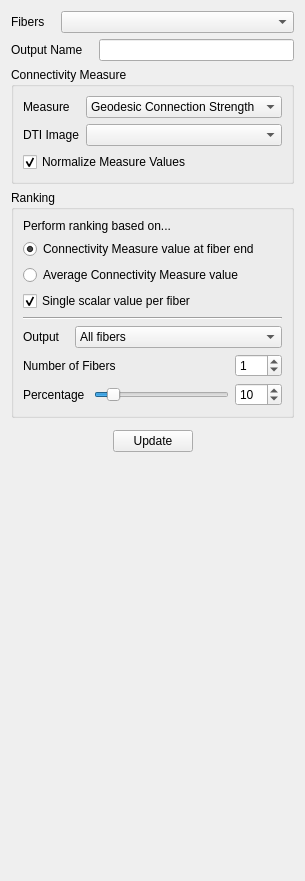
<?xml version="1.0" encoding="UTF-8"?>
<ui version="4.0">
 <class>ConnectivityMeasuresForm</class>
 <widget class="QWidget" name="ConnectivityMeasuresForm">
  <property name="geometry">
   <rect>
    <x>0</x>
    <y>0</y>
    <width>290</width>
    <height>881</height>
   </rect>
  </property>
  <property name="windowTitle">
   <string>Form</string>
  </property>
  <layout class="QVBoxLayout" name="verticalLayout_4">
   <item>
    <layout class="QHBoxLayout" name="inputHLayout">
     <item>
      <widget class="QLabel" name="inputLabel">
       <property name="sizePolicy">
        <sizepolicy hsizetype="Fixed" vsizetype="Preferred">
         <horstretch>0</horstretch>
         <verstretch>0</verstretch>
        </sizepolicy>
       </property>
       <property name="text">
        <string>Fibers   </string>
       </property>
      </widget>
     </item>
     <item>
      <widget class="QComboBox" name="inputCombo"/>
     </item>
    </layout>
   </item>
   <item>
    <layout class="QHBoxLayout" name="outputHLayout">
     <item>
      <widget class="QLabel" name="outputLabel">
       <property name="text">
        <string>Output Name   </string>
       </property>
      </widget>
     </item>
     <item>
      <widget class="QLineEdit" name="outputLineEdit"/>
     </item>
    </layout>
   </item>
   <item>
    <widget class="QGroupBox" name="measureGroup">
     <property name="title">
      <string>Connectivity Measure</string>
     </property>
     <layout class="QVBoxLayout" name="verticalLayout">
      <item>
       <layout class="QGridLayout" name="measureGLayout">
        <item row="0" column="0">
         <widget class="QLabel" name="measureLabel">
          <property name="sizePolicy">
           <sizepolicy hsizetype="Fixed" vsizetype="Preferred">
            <horstretch>0</horstretch>
            <verstretch>0</verstretch>
           </sizepolicy>
          </property>
          <property name="text">
           <string>Measure   </string>
          </property>
         </widget>
        </item>
        <item row="0" column="1">
         <widget class="QComboBox" name="measureCombo">
          <item>
           <property name="text">
            <string>Geodesic Connection Strength</string>
           </property>
          </item>
         </widget>
        </item>
        <item row="1" column="0">
         <widget class="QLabel" name="measureDTIImageLabel">
          <property name="text">
           <string>DTI Image</string>
          </property>
         </widget>
        </item>
        <item row="1" column="1">
         <widget class="QComboBox" name="measureDTIImageCombo"/>
        </item>
       </layout>
      </item>
      <item>
       <widget class="QCheckBox" name="normalizeCheck">
        <property name="text">
         <string>Normalize Measure Values</string>
        </property>
        <property name="checked">
         <bool>true</bool>
        </property>
       </widget>
      </item>
     </layout>
    </widget>
   </item>
   <item>
    <widget class="QGroupBox" name="rankGroup">
     <property name="title">
      <string>Ranking</string>
     </property>
     <layout class="QVBoxLayout" name="verticalLayout_2">
      <item>
       <widget class="QLabel" name="rankByLabel">
        <property name="text">
         <string>Perform ranking based on...</string>
        </property>
       </widget>
      </item>
      <item>
       <widget class="QRadioButton" name="rankByEndRadio">
        <property name="text">
         <string>Connectivity Measure value at fiber end</string>
        </property>
        <property name="checked">
         <bool>true</bool>
        </property>
       </widget>
      </item>
      <item>
       <widget class="QRadioButton" name="rankByAverageRadio">
        <property name="text">
         <string>Average Connectivity Measure value</string>
        </property>
       </widget>
      </item>
      <item>
       <widget class="QCheckBox" name="singleValueCheck">
        <property name="text">
         <string>Single scalar value per fiber</string>
        </property>
        <property name="checked">
         <bool>true</bool>
        </property>
       </widget>
      </item>
      <item>
       <widget class="Line" name="rankLine">
        <property name="orientation">
         <enum>Qt::Horizontal</enum>
        </property>
       </widget>
      </item>
      <item>
       <layout class="QHBoxLayout" name="rankOutHLayout">
        <item>
         <widget class="QLabel" name="rankOutLabel">
          <property name="sizePolicy">
           <sizepolicy hsizetype="Fixed" vsizetype="Preferred">
            <horstretch>0</horstretch>
            <verstretch>0</verstretch>
           </sizepolicy>
          </property>
          <property name="text">
           <string>Output   </string>
          </property>
         </widget>
        </item>
        <item>
         <widget class="QComboBox" name="rankOutCombo">
          <item>
           <property name="text">
            <string>All fibers</string>
           </property>
          </item>
          <item>
           <property name="text">
            <string>Strongest Fibers (#)</string>
           </property>
          </item>
          <item>
           <property name="text">
            <string>Strongest Fibers (%)</string>
           </property>
          </item>
         </widget>
        </item>
       </layout>
      </item>
      <item>
       <layout class="QHBoxLayout" name="rankNumberHLayout">
        <item>
         <widget class="QLabel" name="rankNumberLabel">
          <property name="text">
           <string>Number of Fibers</string>
          </property>
         </widget>
        </item>
        <item>
         <widget class="QSpinBox" name="rankNumberSpin">
          <property name="sizePolicy">
           <sizepolicy hsizetype="Fixed" vsizetype="Fixed">
            <horstretch>0</horstretch>
            <verstretch>0</verstretch>
           </sizepolicy>
          </property>
          <property name="maximum">
           <number>100</number>
          </property>
          <property name="value">
           <number>1</number>
          </property>
         </widget>
        </item>
       </layout>
      </item>
      <item>
       <layout class="QHBoxLayout" name="rankPercHLayout">
        <item>
         <widget class="QLabel" name="rankPercLabel">
          <property name="text">
           <string>Percentage </string>
          </property>
         </widget>
        </item>
        <item>
         <widget class="QSlider" name="rankPercSlide">
          <property name="maximum">
           <number>100</number>
          </property>
          <property name="value">
           <number>10</number>
          </property>
          <property name="orientation">
           <enum>Qt::Horizontal</enum>
          </property>
         </widget>
        </item>
        <item>
         <widget class="QSpinBox" name="rankPercSpin">
          <property name="maximum">
           <number>100</number>
          </property>
          <property name="value">
           <number>10</number>
          </property>
         </widget>
        </item>
       </layout>
      </item>
     </layout>
    </widget>
   </item>
   <item>
    <layout class="QHBoxLayout" name="updateHLayout">
     <property name="topMargin">
      <number>6</number>
     </property>
     <property name="bottomMargin">
      <number>6</number>
     </property>
     <item>
      <spacer name="updateHSpacerA">
       <property name="orientation">
        <enum>Qt::Horizontal</enum>
       </property>
       <property name="sizeHint" stdset="0">
        <size>
         <width>40</width>
         <height>20</height>
        </size>
       </property>
      </spacer>
     </item>
     <item>
      <widget class="QPushButton" name="updateButton">
       <property name="text">
        <string>Update</string>
       </property>
      </widget>
     </item>
     <item>
      <spacer name="updateHSpacerB">
       <property name="orientation">
        <enum>Qt::Horizontal</enum>
       </property>
       <property name="sizeHint" stdset="0">
        <size>
         <width>40</width>
         <height>20</height>
        </size>
       </property>
      </spacer>
     </item>
    </layout>
   </item>
   <item>
    <spacer name="mainSpacer">
     <property name="orientation">
      <enum>Qt::Vertical</enum>
     </property>
     <property name="sizeHint" stdset="0">
      <size>
       <width>20</width>
       <height>40</height>
      </size>
     </property>
    </spacer>
   </item>
  </layout>
 </widget>
 <resources/>
 <connections>
  <connection>
   <sender>rankPercSlide</sender>
   <signal>valueChanged(int)</signal>
   <receiver>rankPercSpin</receiver>
   <slot>setValue(int)</slot>
   <hints>
    <hint type="sourcelabel">
     <x>152</x>
     <y>338</y>
    </hint>
    <hint type="destinationlabel">
     <x>248</x>
     <y>338</y>
    </hint>
   </hints>
  </connection>
  <connection>
   <sender>rankPercSpin</sender>
   <signal>valueChanged(int)</signal>
   <receiver>rankPercSlide</receiver>
   <slot>setValue(int)</slot>
   <hints>
    <hint type="sourcelabel">
     <x>248</x>
     <y>338</y>
    </hint>
    <hint type="destinationlabel">
     <x>152</x>
     <y>338</y>
    </hint>
   </hints>
  </connection>
 </connections>
</ui>
